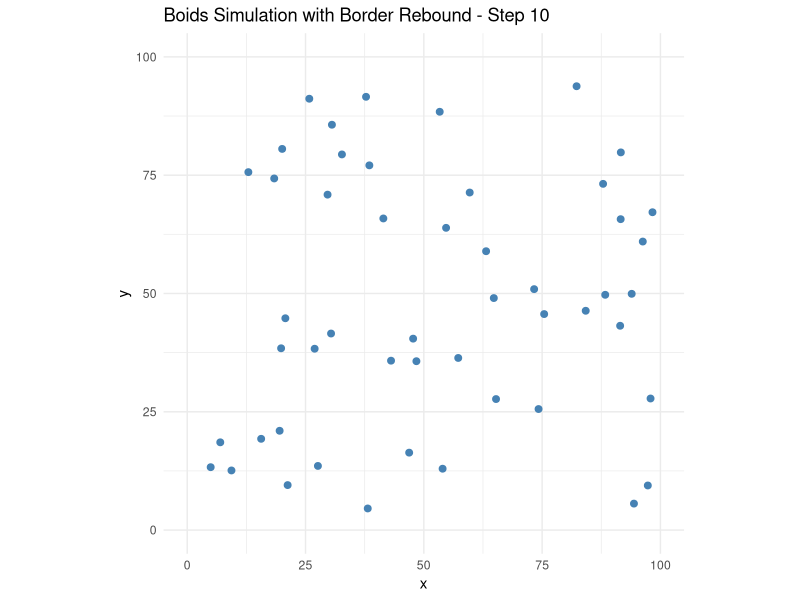
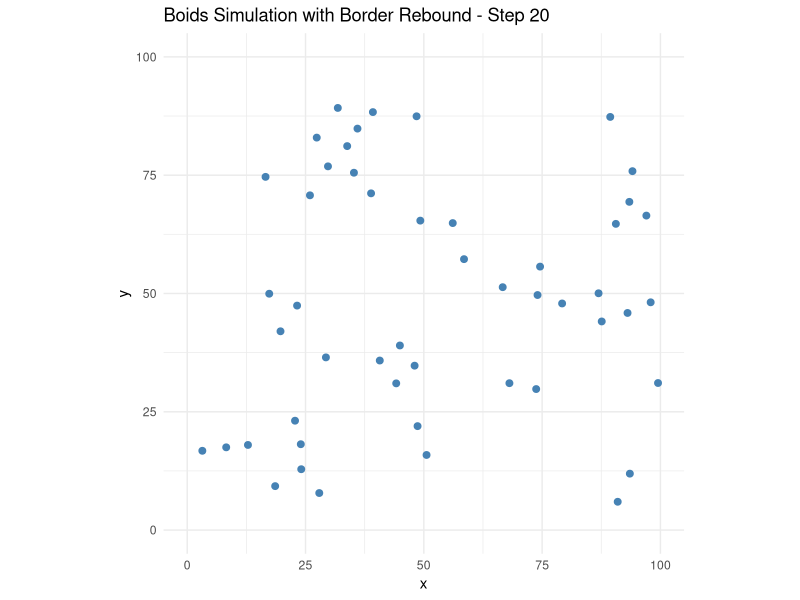
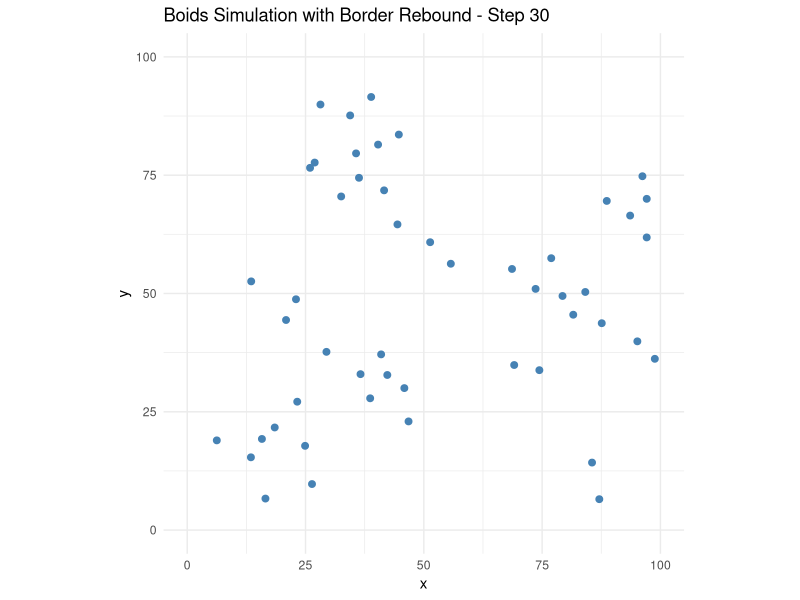
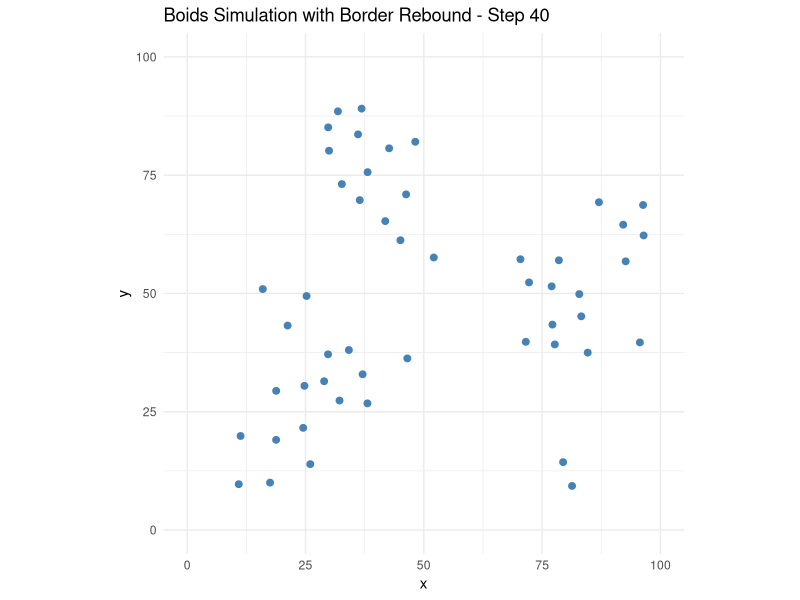
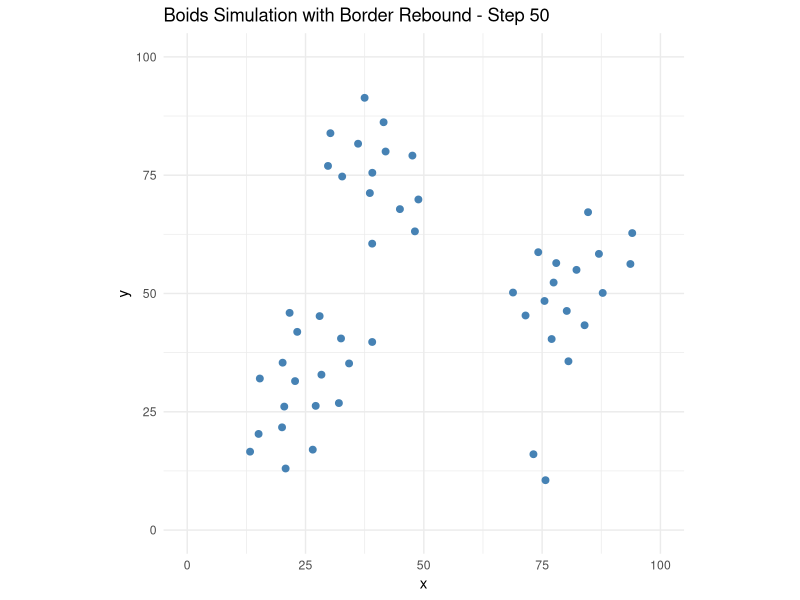
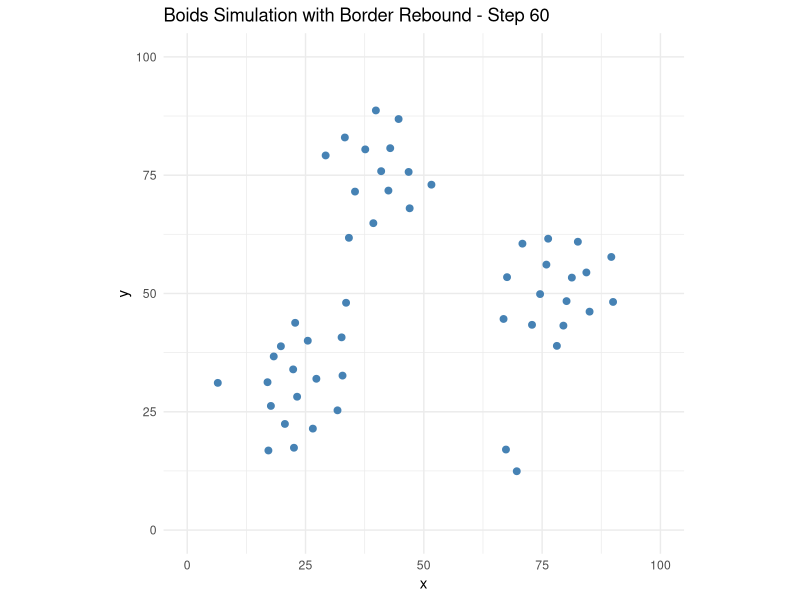
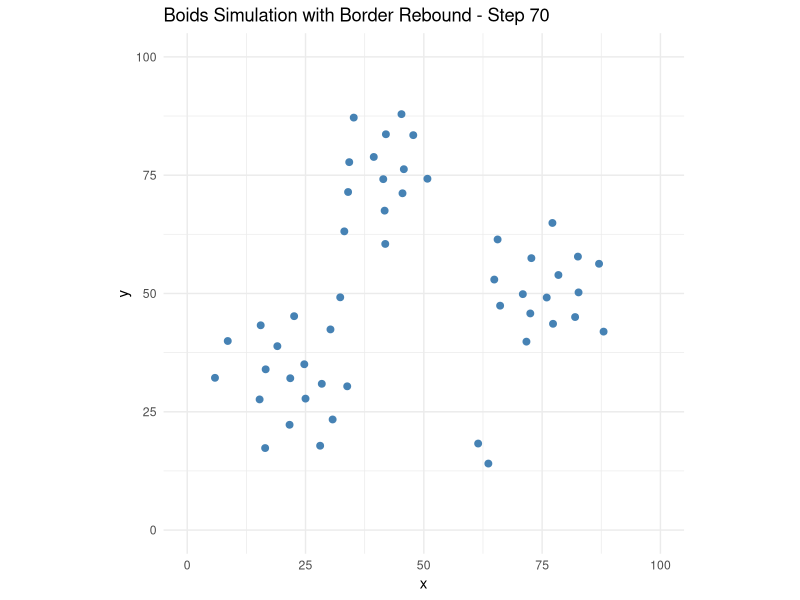
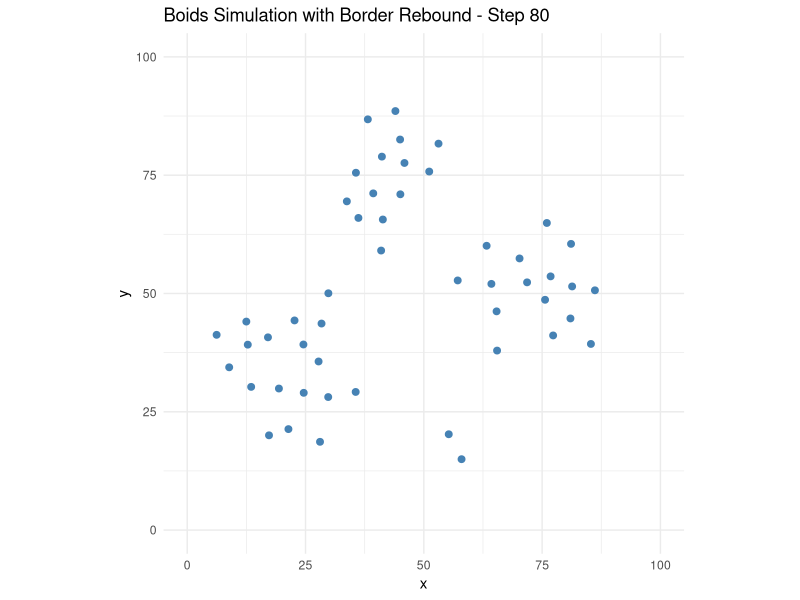

The R source for these figures, in order:
# Install and load ggplot2 if not already installed
if(!require(ggplot2)) install.packages("ggplot2")
library(ggplot2)

# =============================
# SIMULATION PARAMETERS
# =============================

n_boids <- 50         # Number of boids (birds)
width <- 100          # Width of the 2D world
height <- 100         # Height of the 2D world
max_speed <- 2        # Maximum allowed speed per boid

view_radius <- 15     # Distance to consider other boids as "neighbors"
separation_dist <- 5  # Distance under which boids try to separate

# Rule weights (you can tweak these to change behavior)
alignment_weight <- 0.05   # How much boids try to align velocities
cohesion_weight <- 0.01    # How much boids try to move toward center of neighbors
separation_weight <- 0.1   # How much boids try to avoid crowding

steps <- 300          # Number of simulation steps

# =============================
# INITIALIZE BOIDS
# =============================

set.seed(123)  # For reproducibility
boids <- data.frame(
  x = runif(n_boids, 0, width),   # random x position
  y = runif(n_boids, 0, height),  # random y position
  vx = runif(n_boids, -1, 1),     # random velocity x
  vy = runif(n_boids, -1, 1)      # random velocity y
)

# =============================
# HELPER FUNCTION: Limit speed
# =============================

limit_speed <- function(vx, vy, max_speed) {
  # Compute current speed magnitude
  speed <- sqrt(vx^2 + vy^2)
  
  # If faster than allowed, scale down the velocity
  factor <- ifelse(speed > max_speed, max_speed / speed, 1)
  
  list(vx = vx * factor, vy = vy * factor)
}

# =============================
# MAIN FUNCTION: Update boids
# =============================

update_boids <- function(boids) {
  # Create a copy to store updated values
  new_boids <- boids
  
  # Loop through every boid
  for (i in 1:nrow(boids)) {
    
    # Compute distance from this boid to all others
    dx <- boids$x - boids$x[i]
    dy <- boids$y - boids$y[i]
    dist <- sqrt(dx^2 + dy^2)
    
    # Identify which boids are within the view radius
    neighbors <- which(dist > 0 & dist < view_radius)
    
    # If there are neighbors, apply the 3 rules
    if (length(neighbors) > 0) {
      
      # 1️⃣ Alignment: Match velocity with neighbors
      avg_vx <- mean(boids$vx[neighbors])
      avg_vy <- mean(boids$vy[neighbors])
      
      # 2️⃣ Cohesion: Move toward the center of neighbors
      center_x <- mean(boids$x[neighbors])
      center_y <- mean(boids$y[neighbors])
      
      # 3️⃣ Separation: Avoid getting too close
      close_neighbors <- which(dist < separation_dist & dist > 0)
      sep_x <- sum(boids$x[i] - boids$x[close_neighbors])
      sep_y <- sum(boids$y[i] - boids$y[close_neighbors])
      
      # Combine all rules to update velocity
      new_boids$vx[i] <- boids$vx[i] +
        alignment_weight * (avg_vx - boids$vx[i]) +   # align with neighbors
        cohesion_weight * (center_x - boids$x[i]) +   # move toward group center
        separation_weight * sep_x                     # move away if too close
      
      new_boids$vy[i] <- boids$vy[i] +
        alignment_weight * (avg_vy - boids$vy[i]) +
        cohesion_weight * (center_y - boids$y[i]) +
        separation_weight * sep_y
    }
    
    # Limit the boid's speed to the max allowed
    v <- limit_speed(new_boids$vx[i], new_boids$vy[i], max_speed)
    new_boids$vx[i] <- v$vx
    new_boids$vy[i] <- v$vy
    
    # Update position based on velocity
    new_boids$x[i] <- boids$x[i] + new_boids$vx[i]
    new_boids$y[i] <- boids$y[i] + new_boids$vy[i]
    
    # =============================
    # BORDER REBOUND (walls)
    # =============================
    
    # If the boid goes past the left wall:
    if (new_boids$x[i] < 0) {
      new_boids$x[i] <- 0             # stick to wall
      new_boids$vx[i] <- -new_boids$vx[i]  # reverse direction (bounce)
    }
    
    # If the boid goes past the right wall:
    if (new_boids$x[i] > width) {
      new_boids$x[i] <- width
      new_boids$vx[i] <- -new_boids$vx[i]
    }
    
    # If the boid goes past the bottom wall:
    if (new_boids$y[i] < 0) {
      new_boids$y[i] <- 0
      new_boids$vy[i] <- -new_boids$vy[i]
    }
    
    # If the boid goes past the top wall:
    if (new_boids$y[i] > height) {
      new_boids$y[i] <- height
      new_boids$vy[i] <- -new_boids$vy[i]
    }
  }
  
  return(new_boids)
}

# =============================
# RUN THE SIMULATION
# =============================

for (t in 1:steps) {
  # Update all boids each time step
  boids <- update_boids(boids)
  
  # Plot every few frames for smoother animation
  if (t %% 10 == 0) {
    p <- ggplot(boids, aes(x, y)) +
      geom_point(color = "steelblue", size = 2) +
      coord_fixed(ratio = 1, xlim = c(0, width), ylim = c(0, height)) +
      ggtitle(paste("Boids Simulation with Border Rebound - Step", t)) +
      theme_minimal()
    
    print(p)
    Sys.sleep(0.05)  # pause to see movement
  }
}
